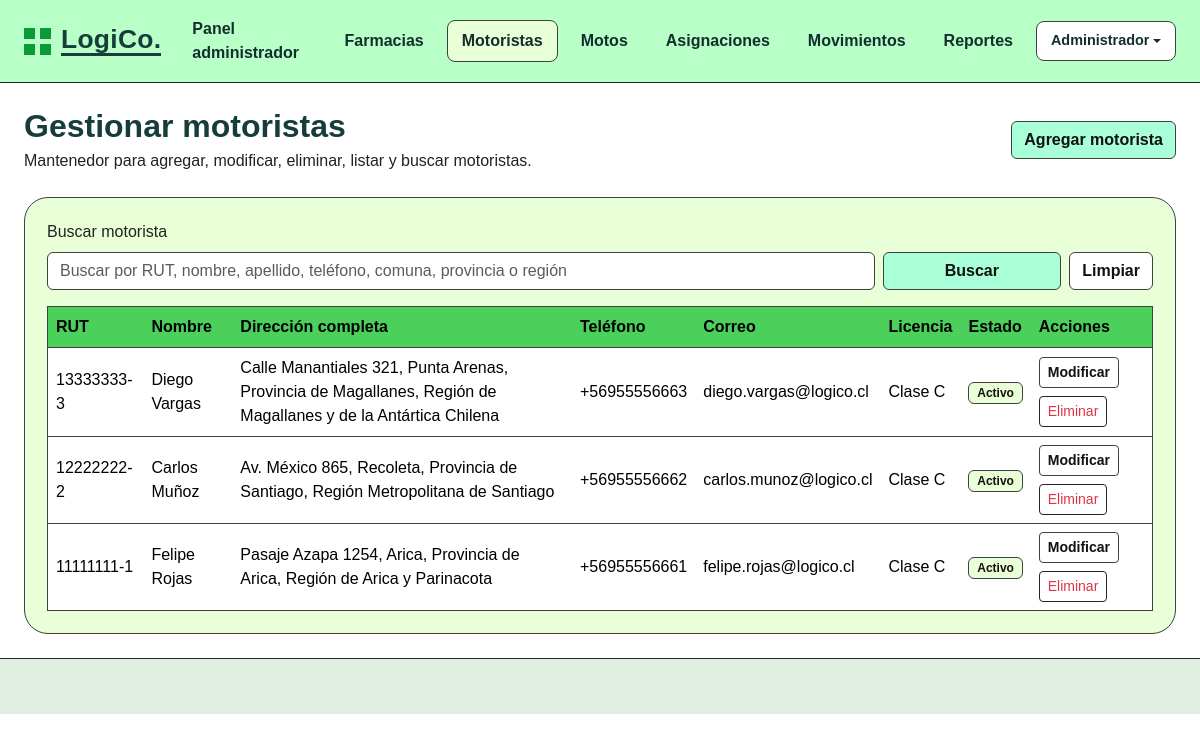
The page /modulos_page/motoristas.php (signed in) on the database its author committed.
### tables this page shows
CREATE TABLE motoristas (
    id INT NOT NULL AUTO_INCREMENT,
    farmacia_id INT NULL,
    rut VARCHAR(15) NOT NULL UNIQUE,
    nombres VARCHAR(80) NOT NULL,
    apellidos VARCHAR(80) NOT NULL,
    direccion VARCHAR(180) NOT NULL,
    comuna VARCHAR(80) NOT NULL,
    provincia VARCHAR(80) NOT NULL,
    region VARCHAR(120) NOT NULL,
    telefono VARCHAR(30) NOT NULL,
    correo VARCHAR(120) NOT NULL,
    licencia VARCHAR(40) NOT NULL,
    estado ENUM('Activo','Inactivo') NOT NULL DEFAULT 'Activo',
    creado_en TIMESTAMP DEFAULT CURRENT_TIMESTAMP,
    actualizado_en TIMESTAMP DEFAULT CURRENT_TIMESTAMP ON UPDATE CURRENT_TIMESTAMP,
    CONSTRAINT pk_motoristas PRIMARY KEY (id),
    CONSTRAINT fk_motoristas_farmacias FOREIGN KEY (farmacia_id)
        REFERENCES farmacias(id)
        ON UPDATE CASCADE
        ON DELETE SET NULL
);

### includes/functions.php (called while the page is built, shortened)
<?php
function e(?string $value): string
{
    return htmlspecialchars((string)$value, ENT_QUOTES, 'UTF-8');
}

### modulos_page/motoristas.php (the view, shortened to what this page needs)
<?php
require_once __DIR__ . '/../config/database.php';
require_once __DIR__ . '/../includes/functions.php';
$search = trim($_GET['q'] ?? '');
if ($search !== '') {
    $stmt = $pdo->prepare('SELECT * FROM motoristas WHERE rut LIKE ? OR nombres LIKE ? OR apellidos LIKE ? OR telefono LIKE ? OR direccion LIKE ? OR comuna LIKE ? OR provincia LIKE ? OR region LIKE ? ORDER BY id DESC');
    $like = "%{$search}%";
    $stmt->execute([$like, $like, $like, $like, $like, $like, $like, $like]);
} else {
    $stmt = $pdo->query('SELECT * FROM motoristas ORDER BY id DESC');
}
$rows = $stmt->fetchAll();
require_once __DIR__ . '/../includes/header.php';
?>
<div class="d-flex flex-column flex-lg-row align-items-lg-center justify-content-between gap-3 mb-4">
    <div>
        <h1 class="section-title h2 mb-1">Gestionar motoristas</h1>
        <p class="mb-0">Mantenedor para agregar, modificar, eliminar, listar y buscar motoristas.</p>
    </div>
    <a href="motoristas.php?action=new" class="btn btn-logico">Agregar motorista</a>
</div>
<section class="panel-card">
    <form method="get" class="row g-2 align-items-end mb-3">
        <div class="col-12 col-md-9"><label class="form-label">Buscar motorista</label><input type="search" name="q" class="form-control" placeholder="Buscar por RUT, nombre, apellido, teléfono, comuna, provincia o región" value="<?= e($search) ?>"></div>
        <div class="col-12 col-md-3 d-flex gap-2"><button class="btn btn-logico w-100" type="submit">Buscar</button><a class="btn btn-outline-logico" href="motoristas.php">Limpiar</a></div>
    </form>
    <?php if (!$rows): ?>
        <div class="empty-state">No existen motoristas registrados para mostrar.</div>
    <?php else: ?>
        <div class="table-responsive">
            <table class="table table-logico align-middle mb-0">
                <thead><tr><th>RUT</th><th>Nombre</th><th>Dirección completa</th><th>Teléfono</th><th>Correo</th><th>Licencia</th><th>Estado</th><th>Acciones</th></tr></thead>
                <tbody>
                <?php foreach ($rows as $row): ?>
                    <tr>
                        <td><?= e($row['rut']) ?></td><td><?= e($row['nombres'] . ' ' . $row['apellidos']) ?></td><td><?= e($row['direccion'] . ', ' . $row['comuna'] . ', Provincia de ' . $row['provincia'] . ', ' . $row['region']) ?></td><td><?= e($row['telefono']) ?></td><td><?= e($row['correo']) ?></td><td><?= e($row['licencia']) ?></td><td><span class="badge badge-logico"><?= e($row['estado']) ?></span></td>
                        <td><div class="action-grid"><a class="btn btn-sm btn-outline-logico" href="motoristas.php?action=edit&id=<?= e((string)$row['id']) ?>">Modificar</a><form method="post" onsubmit="return confirm('¿Eliminar este motorista?');"><input type="hidden" name="action" value="delete"><input type="hidden" name="id" value="<?= e((string)$row['id']) ?>"><button class="btn btn-sm btn-outline-danger border-dark" type="submit">Eliminar</button></form></div></td>
                    </tr>
                <?php endforeach; ?>
                </tbody>
            </table>
        </div>
    <?php endif; ?>
</section>
<?php require_once __DIR__ . '/../includes/footer.php'; ?>

### public/assets/css/styles.css (style rules this page uses)
:root { --logico-dark: #163d3a; --logico-green: #b8ffc8; --logico-green-soft: #e8ffd7; --logico-green-muted: #dfeee0; --logico-button: #a8ffd8; --logico-border: #404040; --logico-bg: #ffffff; }
* { box-sizing: border-box; }
body { min-height: 100vh; margin: 0; background: var(--logico-bg); color: #222; font-family: Arial, Helvetica, sans-serif; }
.hero-card, .panel-card { background: var(--logico-green-soft); border: 1px solid var(--logico-border); border-radius: 24px; }
.panel-card { padding: 22px; }
.btn-logico { background: var(--logico-button); border: 1px solid var(--logico-border); color: #111; font-weight: 600; }
.btn-outline-logico { background: #fff; border: 1px solid var(--logico-border); color: #111; font-weight: 600; }
.table-logico { border: 1px solid var(--logico-border); }
.table-logico thead th { background: #4bd05c; border-color: var(--logico-border); color: #000; vertical-align: middle; }
.table-logico td, .table-logico th { border-color: var(--logico-border); }
.form-control, .form-select { border: 1px solid var(--logico-border); }
.section-title { color: var(--logico-dark); font-weight: 800; }
.badge-logico { background: var(--logico-green-soft); border: 1px solid var(--logico-border); color: #111; }
.action-grid { display: flex; gap: 8px; flex-wrap: wrap; }

### rows shown on the page
motoristas: rut "13333333-3", nombres+apellidos "Diego Vargas", direccion+comuna+provincia "Calle Manantiales 321, Punta Arenas, Provincia de Magallanes, Región de Magallanes y de la Antártica Chilena", telefono "+56955556663", correo "diego.vargas@logico.cl", licencia "Clase C", estado "Activo"
motoristas: rut "12222222-2", nombres+apellidos "Carlos Muñoz", direccion+comuna+provincia "Av. México 865, Recoleta, Provincia de Santiago, Región Metropolitana de Santiago", telefono "+56955556662", correo "carlos.munoz@logico.cl", licencia "Clase C", estado "Activo"
motoristas: rut "11111111-1", nombres+apellidos "Felipe Rojas", direccion+comuna+provincia "Pasaje Azapa 1254, Arica, Provincia de Arica, Región de Arica y Parinacota", telefono "+56955556661", correo "felipe.rojas@logico.cl", licencia "Clase C", estado "Activo"

### other values the page prints
$role "Administrador"
